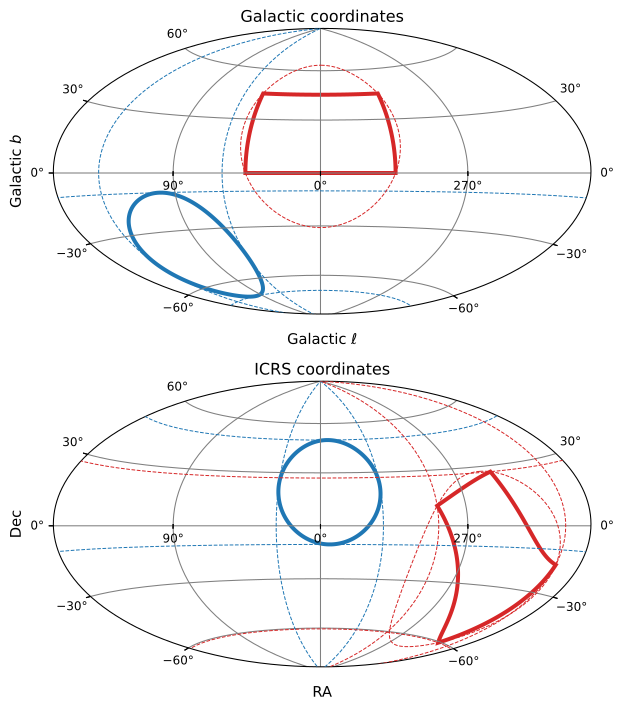

Python code for this plot:
from astropy.coordinates import SkyCoord, Angle
from astropy.visualization.wcsaxes.frame import EllipticalFrame
from astropy import units as u

import matplotlib.pyplot as plt
from matplotlib.lines import Line2D

from regions import (CircleSphericalSkyRegion,
                     RangeSphericalSkyRegion,
                     make_example_dataset)


dataset = make_example_dataset(data='simulated')
wcs = dataset.wcs

dataset_icrs = make_example_dataset(data='simulated', config={'ctype':
                                                         ('RA---AIT',
                                                          'DEC--AIT')})
wcs_icrs = dataset_icrs.wcs

sph_circ = CircleSphericalSkyRegion(SkyCoord(100,-40,
                                             unit=u.deg,
                                             frame="galactic"),
                                    30*u.deg)
sph_range = RangeSphericalSkyRegion(frame="galactic",
                                    longitude_range=[-45,45]*u.deg,
                                    latitude_range=[0,45]*u.deg)
sph_circ_transf = sph_circ.transform_to("icrs")
sph_range_transf = sph_range.transform_to("icrs")


fig = plt.figure()
fig.set_size_inches(7,7)

axes = []
axes.append(fig.add_axes([0.15, 0.575, 0.8, 0.425],
                         projection=wcs,
                         frame_class=EllipticalFrame))
axes.append(fig.add_axes([0.15, 0.05, 0.8, 0.425],
                         projection=wcs_icrs,
                         frame_class=EllipticalFrame))

ax = axes[0]
ax.coords.grid(color='gray')
ax.set_xlabel(r"Galactic $\ell$", labelpad=10)
ax.set_ylabel(r"Galactic $b$")
ax.set_title("Galactic coordinates", pad=5)

patch = sph_circ.to_pixel(
   wcs=wcs,
   include_boundary_distortions=True,
   discretize_kwargs={"n_points":1000}
).plot(ax=ax, color='tab:blue', lw=3)

sph_range.to_pixel(
   wcs=wcs,
   include_boundary_distortions=True,
   discretize_kwargs={"n_points":250}
).plot(ax=ax, color='tab:red', lw=3)

bound_color = 'tab:blue'
bound_lw = 0.75
bound_zord = 2
bound_lon, bound_lat = sph_circ.bounding_lonlat
for i in range(2):
    # Need to manually "super sample" to get correct distortion.
    # Unfortunately axv/hline works for just "aitoff" projection,
    # not doing a WCS it seems.
    npt = 250
    xarr = np.repeat(bound_lon[i].degree, npt)
    yarr = np.linspace(-90,90,num=npt,endpoint=True)
    l1 = Line2D(xarr, yarr, ls='--', color=bound_color,
                lw=bound_lw, zorder=bound_zord,
                transform=ax.get_transform('galactic'))
    xarr = np.linspace(-180,180,num=npt,endpoint=True)
    yarr = np.repeat(bound_lat[i].degree, npt)
    l2 = Line2D(xarr, yarr, ls='--', color=bound_color,
                lw=bound_lw, zorder=bound_zord,
                transform=ax.get_transform('galactic'))
    ax.add_artist(l1)
    ax.add_artist(l2)


bound_color = 'tab:red'
sph_range.bounding_circle.to_pixel(
   wcs=wcs,
   include_boundary_distortions=True,
   discretize_kwargs={"n_points":1000}
).plot(ax=ax, color='tab:red', lw=bound_lw, ls='--', zorder=bound_zord)

patch.set_clip_path(ax.coords.frame.patch)

ax.set_xlim(20,340)
ax.set_ylim(10,170)

ax = axes[1]
ax.coords.grid(color='gray')
ax.set_xlabel("RA", labelpad=10)
ax.set_ylabel("Dec")
ax.set_title("ICRS coordinates", pad=5)

patch = sph_circ_transf.to_pixel(
   wcs=wcs_icrs,
   include_boundary_distortions=True,
   discretize_kwargs={"n_points":1000}
).plot(ax=ax, color='tab:blue', lw=3)

sph_range_transf.to_pixel(
   wcs=wcs_icrs,
   include_boundary_distortions=True,
   discretize_kwargs={"n_points":250}
).plot(ax=ax, color='tab:red', lw=3)


bound_color = 'tab:blue'
bound_lw = 0.75
bound_zord = 2
bound_lon, bound_lat = sph_circ_transf.bounding_lonlat
for i in range(2):
    # Need to manually "super sample" to get correct distortion.
    # Unfortunately axv/hline works for just "aitoff" projection,
    # not doing a WCS it seems.
    npt = 250
    xarr = np.repeat(bound_lon[i].degree, npt)
    yarr = np.linspace(-90,90,num=npt,endpoint=True)
    l1 = Line2D(xarr, yarr, ls='--', color=bound_color,
                lw=bound_lw, zorder=bound_zord,
                transform=ax.get_transform('icrs'))
    xarr = np.linspace(-180,180,num=npt,endpoint=True)
    yarr = np.repeat(bound_lat[i].degree, npt)
    l2 = Line2D(xarr, yarr, ls='--', color=bound_color,
                lw=bound_lw, zorder=bound_zord,
                transform=ax.get_transform('icrs'))
    ax.add_artist(l1)
    ax.add_artist(l2)


bound_color = 'tab:red'
bound_lon, bound_lat = sph_range_transf.bounding_lonlat
for i in range(2):
    # Need to manually "super sample" to get correct distortion.
    # Unfortunately axv/hline works for just "aitoff" projection,
    # not doing a WCS it seems.
    npt = 250
    xarr = np.repeat(bound_lon[i].degree, npt)
    yarr = np.linspace(-90,90,num=npt,endpoint=True)
    l1 = Line2D(xarr, yarr, ls='--', color=bound_color,
                lw=bound_lw, zorder=bound_zord,
                transform=ax.get_transform('icrs'))
    xarr = np.linspace(-180,180,num=npt,endpoint=True)
    yarr = np.repeat(bound_lat[i].degree, npt)
    l2 = Line2D(xarr, yarr, ls='--', color=bound_color,
                lw=bound_lw, zorder=bound_zord,
                transform=ax.get_transform('icrs'))
    ax.add_artist(l1)
    ax.add_artist(l2)
sph_range_transf.bounding_circle.to_pixel(
   wcs=wcs_icrs,
   include_boundary_distortions=True,
   discretize_kwargs={"n_points":1000}
).plot(ax=ax, color='tab:red', lw=bound_lw, ls='--', zorder=bound_zord)


patch.set_clip_path(ax.coords.frame.patch)

ax.set_xlim(20,340)
ax.set_ylim(10,170)
ax.coords[0].set_format_unit(u.deg)
